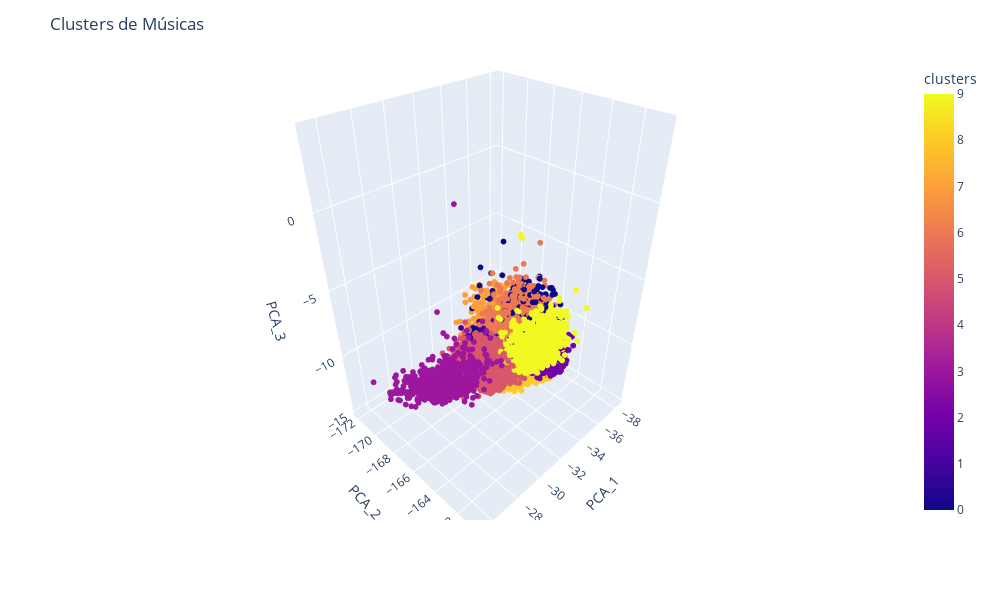

Notebook code for this chart:
### Markdown cell above
### Visualização dos Clusters

Por fim, criamos uma visualização 3D dos clusters de músicas:

### Code cell
import plotly.express as px

fig = px.scatter_3d(results.toPandas(), x="PCA_1", y="PCA_2", z="PCA_3", 
                    color="clusters", hover_data=["artists_song"])

fig.update_layout(width=1000, height=600, title_text="Clusters de Músicas")
fig.update_traces(marker_size=2)

fig.show()

### Figure 1 — Plotly figure (JSON) as saved in the notebook; plotly's stock layout.template omitted (floating-point values rounded to 4 significant figures; data arrays with more than 128 entries replaced by an {"elided": "..."} marker saying what was removed)
{"data": [{"customdata": {"elided": "20311x1 str values"}, "hovertemplate": "PCA_1=%{x}<br>PCA_2=%{y}<br>PCA_3=%{z}<br>artists_song=%{customdata[0]}<br>clusters=%{marker.color}<extra></extra>", "legendgroup": "", "marker": {"color": {"elided": "20311 int values"}, "coloraxis": "coloraxis", "size": 2, "symbol": "circle"}, "mode": "markers", "name": "", "scene": "scene", "showlegend": false, "type": "scatter3d", "x": {"elided": "20311 float values"}, "y": {"elided": "20311 float values"}, "z": {"elided": "20311 float values"}}], "layout": {"coloraxis": {"colorbar": {"title": {"text": "clusters"}}, "colorscale": [[0, "#0d0887"], [0.1111, "#46039f"], [0.2222, "#7201a8"], [0.3333, "#9c179e"], [0.4444, "#bd3786"], [0.5556, "#d8576b"], [0.6667, "#ed7953"], [0.7778, "#fb9f3a"], [0.8889, "#fdca26"], [1, "#f0f921"]]}, "height": 600, "legend": {"tracegroupgap": 0}, "margin": {"t": 60}, "scene": {"domain": {"x": [0, 1], "y": [0, 1]}, "xaxis": {"title": {"text": "PCA_1"}}, "yaxis": {"title": {"text": "PCA_2"}}, "zaxis": {"title": {"text": "PCA_3"}}}, "title": {"text": "Clusters de Músicas"}, "width": 1000}}
